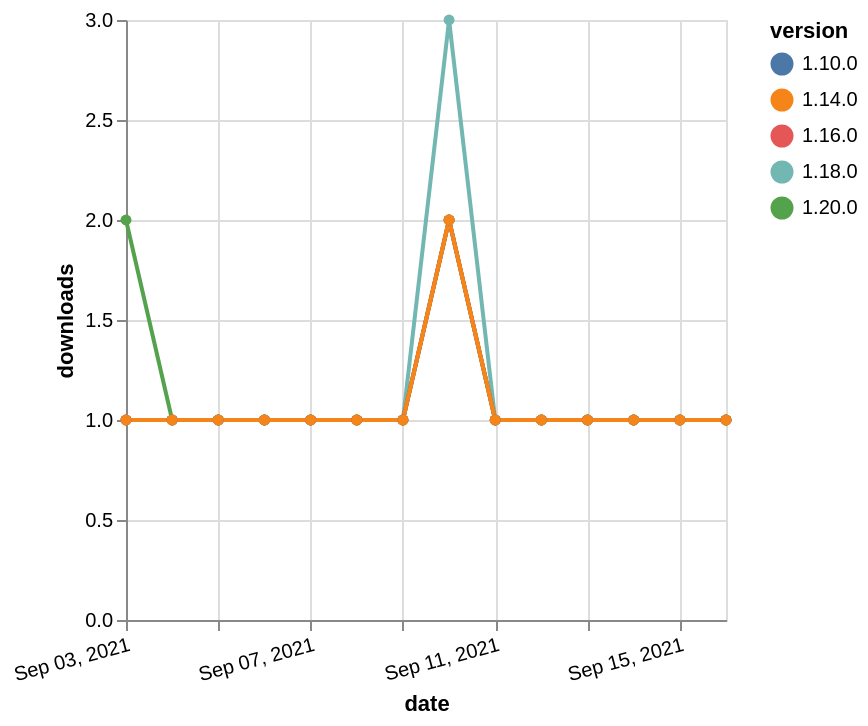

Vega-Lite specification for this chart:
### Vega-Lite specification from a JSON file in a GitHub repository (floating-point values rounded to 4 significant figures)
{"$schema": "https://vega.github.io/schema/vega-lite/v5.json", "description": "A simple bar chart with embedded data.", "data": {"values": [{"date": "2021-09-03", "total": 160, "delta": 1, "version": "1.18.0"}, {"date": "2021-09-04", "total": 161, "delta": 1, "version": "1.18.0"}, {"date": "2021-09-05", "total": 162, "delta": 1, "version": "1.18.0"}, {"date": "2021-09-06", "total": 163, "delta": 1, "version": "1.18.0"}, {"date": "2021-09-07", "total": 164, "delta": 1, "version": "1.18.0"}, {"date": "2021-09-08", "total": 165, "delta": 1, "version": "1.18.0"}, {"date": "2021-09-09", "total": 166, "delta": 1, "version": "1.18.0"}, {"date": "2021-09-10", "total": 169, "delta": 3, "version": "1.18.0"}, {"date": "2021-09-11", "total": 170, "delta": 1, "version": "1.18.0"}, {"date": "2021-09-12", "total": 171, "delta": 1, "version": "1.18.0"}, {"date": "2021-09-13", "total": 172, "delta": 1, "version": "1.18.0"}, {"date": "2021-09-14", "total": 173, "delta": 1, "version": "1.18.0"}, {"date": "2021-09-15", "total": 174, "delta": 1, "version": "1.18.0"}, {"date": "2021-09-16", "total": 175, "delta": 1, "version": "1.18.0"}, {"date": "2021-09-03", "total": 336, "delta": 1, "version": "1.10.0"}, {"date": "2021-09-04", "total": 337, "delta": 1, "version": "1.10.0"}, {"date": "2021-09-05", "total": 338, "delta": 1, "version": "1.10.0"}, {"date": "2021-09-06", "total": 339, "delta": 1, "version": "1.10.0"}, {"date": "2021-09-07", "total": 340, "delta": 1, "version": "1.10.0"}, {"date": "2021-09-08", "total": 341, "delta": 1, "version": "1.10.0"}, {"date": "2021-09-09", "total": 342, "delta": 1, "version": "1.10.0"}, {"date": "2021-09-10", "total": 344, "delta": 2, "version": "1.10.0"}, {"date": "2021-09-11", "total": 345, "delta": 1, "version": "1.10.0"}, {"date": "2021-09-12", "total": 346, "delta": 1, "version": "1.10.0"}, {"date": "2021-09-13", "total": 347, "delta": 1, "version": "1.10.0"}, {"date": "2021-09-14", "total": 348, "delta": 1, "version": "1.10.0"}, {"date": "2021-09-15", "total": 349, "delta": 1, "version": "1.10.0"}, {"date": "2021-09-16", "total": 350, "delta": 1, "version": "1.10.0"}, {"date": "2021-09-03", "total": 113, "delta": 2, "version": "1.20.0"}, {"date": "2021-09-04", "total": 114, "delta": 1, "version": "1.20.0"}, {"date": "2021-09-05", "total": 115, "delta": 1, "version": "1.20.0"}, {"date": "2021-09-06", "total": 116, "delta": 1, "version": "1.20.0"}, {"date": "2021-09-07", "total": 117, "delta": 1, "version": "1.20.0"}, {"date": "2021-09-08", "total": 118, "delta": 1, "version": "1.20.0"}, {"date": "2021-09-09", "total": 119, "delta": 1, "version": "1.20.0"}, {"date": "2021-09-10", "total": 121, "delta": 2, "version": "1.20.0"}, {"date": "2021-09-11", "total": 122, "delta": 1, "version": "1.20.0"}, {"date": "2021-09-12", "total": 123, "delta": 1, "version": "1.20.0"}, {"date": "2021-09-13", "total": 124, "delta": 1, "version": "1.20.0"}, {"date": "2021-09-14", "total": 125, "delta": 1, "version": "1.20.0"}, {"date": "2021-09-15", "total": 126, "delta": 1, "version": "1.20.0"}, {"date": "2021-09-16", "total": 127, "delta": 1, "version": "1.20.0"}, {"date": "2021-09-03", "total": 144, "delta": 1, "version": "1.16.0"}, {"date": "2021-09-04", "total": 145, "delta": 1, "version": "1.16.0"}, {"date": "2021-09-05", "total": 146, "delta": 1, "version": "1.16.0"}, {"date": "2021-09-06", "total": 147, "delta": 1, "version": "1.16.0"}, {"date": "2021-09-07", "total": 148, "delta": 1, "version": "1.16.0"}, {"date": "2021-09-08", "total": 149, "delta": 1, "version": "1.16.0"}, {"date": "2021-09-09", "total": 150, "delta": 1, "version": "1.16.0"}, {"date": "2021-09-10", "total": 152, "delta": 2, "version": "1.16.0"}, {"date": "2021-09-11", "total": 153, "delta": 1, "version": "1.16.0"}, {"date": "2021-09-12", "total": 154, "delta": 1, "version": "1.16.0"}, {"date": "2021-09-13", "total": 155, "delta": 1, "version": "1.16.0"}, {"date": "2021-09-14", "total": 156, "delta": 1, "version": "1.16.0"}, {"date": "2021-09-15", "total": 157, "delta": 1, "version": "1.16.0"}, {"date": "2021-09-16", "total": 158, "delta": 1, "version": "1.16.0"}, {"date": "2021-09-03", "total": 167, "delta": 1, "version": "1.14.0"}, {"date": "2021-09-04", "total": 168, "delta": 1, "version": "1.14.0"}, {"date": "2021-09-05", "total": 169, "delta": 1, "version": "1.14.0"}, {"date": "2021-09-06", "total": 170, "delta": 1, "version": "1.14.0"}, {"date": "2021-09-07", "total": 171, "delta": 1, "version": "1.14.0"}, {"date": "2021-09-08", "total": 172, "delta": 1, "version": "1.14.0"}, {"date": "2021-09-09", "total": 173, "delta": 1, "version": "1.14.0"}, {"date": "2021-09-10", "total": 175, "delta": 2, "version": "1.14.0"}, {"date": "2021-09-11", "total": 176, "delta": 1, "version": "1.14.0"}, {"date": "2021-09-12", "total": 177, "delta": 1, "version": "1.14.0"}, {"date": "2021-09-13", "total": 178, "delta": 1, "version": "1.14.0"}, {"date": "2021-09-14", "total": 179, "delta": 1, "version": "1.14.0"}, {"date": "2021-09-15", "total": 180, "delta": 1, "version": "1.14.0"}, {"date": "2021-09-16", "total": 181, "delta": 1, "version": "1.14.0"}]}, "width": "container", "mark": {"type": "line", "point": {"filled": true}}, "encoding": {"x": {"field": "date", "type": "temporal", "timeUnit": "yearmonthdate", "title": "date", "axis": {"labelAngle": -15}}, "y": {"field": "delta", "type": "quantitative", "title": "downloads"}, "color": {"field": "version", "type": "nominal"}, "tooltip": {"field": "delta"}}}
